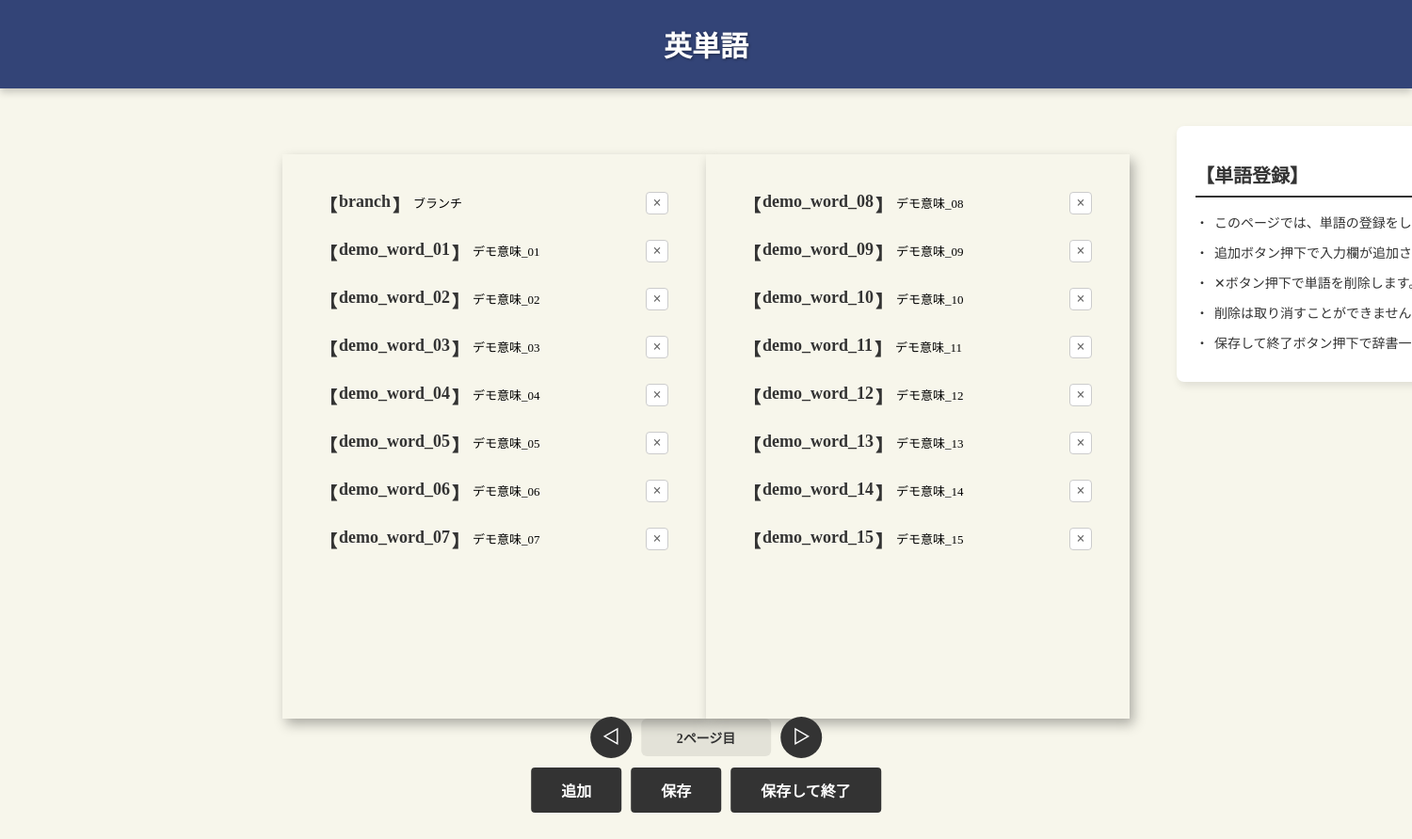
Page /add-words/1/1 on the committed database.
### app/models.py (models this page shows, shortened)
class Dictionary(db.Model):
    __tablename__ = "dictionaries"
    id = db.Column(db.Integer, primary_key=True)
    title = db.Column(db.String(100))
    cover_color = db.Column(db.String(20))
    created_at = db.Column(db.DateTime, nullable=False, default=datetime.utcnow)
    updated_at = db.Column(db.DateTime, nullable=False, default=datetime.utcnow, onupdate=datetime.utcnow)
    is_favorite = db.Column(db.Boolean, nullable=False, default=False)

class Word(db.Model):
    __tablename__ = "words"
    id = db.Column(db.Integer, primary_key=True)
    word = db.Column(db.String(100))
    definition = db.Column(db.String(100))
    line_count = db.Column(db.Integer)
    page_index = db.Column(db.Integer)
    dictionary_id = db.Column(db.Integer, db.ForeignKey("dictionaries.id", ondelete="CASCADE"), nullable=False)
    distractors =  db.relationship("Distractor", back_populates="word", cascade="all, delete-orphan")

### app/routes.py (the view)
@main.route('/add-words/<int:dictionary_id>/<int:page>')
def add_words(dictionary_id, page):
    dictionary = Dictionary.query.get(dictionary_id)
    if not dictionary:
        return redirect(url_for('main.index'))
    reflow_dictionary_words(dictionary_id)
    cover_color = dictionary.cover_color
    words = (Word.query
            .filter_by(dictionary_id=dictionary_id, page_index=page)
            .order_by(Word.id)
            .all())
    left_words = []
    right_words = []
    left_lines = 0
    right_lines = 0
    for word in words:
        lines = 1 + (word.line_count or 2)
        if left_lines + lines <= MAX_LINES_PER_PAGE:
            left_words.append(word)
            left_lines += lines
        elif right_lines + lines <= MAX_LINES_PER_PAGE:
            right_words.append(word)
            right_lines += lines
        else:
            right_words.append(word)
    return render_template('add_words.html',
                            dictionary=dictionary,
                            cover_color=cover_color,
                            page=page,
                            left_words=left_words,
                            right_words=right_words)

### app/routes.py (called while the page is built)
def reflow_dictionary_words(dictionary_id: int):
    words = Word.query.filter_by(dictionary_id=dictionary_id).order_by(Word.id).all()
    page_index = 0
    left_lines = 0
    right_lines = 0
    for word in words:
        lines = 1 + (word.line_count or 2)
        if left_lines + lines <= MAX_LINES_PER_PAGE:
            word.page_index = page_index
            left_lines += lines
        elif right_lines + lines <= MAX_LINES_PER_PAGE:
            word.page_index = page_index
            right_lines += lines
        else:
            page_index += 1
            left_lines = lines
            right_lines = 0
            word.page_index = page_index
    db.session.commit()

### app/templates/add_words.html (shortened to what this page needs)
<html lang="ja">
    <head>
        {% with title='単語登録' %}
            {% include 'head_css.html' %}
        {% endwith %}
    </head>
    <body>
        {% if dictionary %}
            <div class="dictionary-header"  style="background-color: {{ cover_color}};">
                <div class="dictionary-header-title">
                    {{ dictionary.title }}
                </div>
            </div>
            <div class="words-page-container">
                <div class="book-area">
                    <div class="page-left">
                        <div class="words-list" id="left-words-list">
                            {% for word in left_words %}
                                <div class="word-item" data-word-id="{{ word.id }}">
                                    <span class="bracket-open">【</span>
                                    <input type="text" class="word-input" value="{{ word.word }}" placeholder="単語" data-word-id="{{ word.id }}">
                                    <span class="bracket-close">】</span>
                                    <textarea class="definition-input" placeholder="意味" data-word-id="{{ word.id }}" rows="2">{{ word.definition }}</textarea>
                                    <button type="button" class="word-item-delete-btn" title="削除" aria-label="削除" data-word-id="{{ word.id }}">×</button>
                                </div>
                            {% endfor %}
                        </div>
                    </div>
                    <div class="page-right">
                        <div class="words-list" id="right-words-list">
                            {% for word in right_words %}
                                <div class="word-item" data-word-id="{{ word.id }}">
                                    <span class="bracket-open">【</span>
                                    <input type="text" class="word-input" value="{{ word.word }}" placeholder="単語" data-word-id="{{ word.id }}">
                                    <span class="bracket-close">】</span>
                                    <textarea class="definition-input" placeholder="意味" data-word-id="{{ word.id }}" rows="2">{{ word.definition }}</textarea>
                                    <button type="button" class="word-item-delete-btn" title="この単語を削除" aria-label="削除" data-word-id="{{ word.id }}">×</button>
                                </div>
                            {% endfor %}
                        </div>
                    </div>
                </div>
                <div class="notice-section right">
                    <h2>【単語登録】</h2>
                    <ul>
                        <li>このページでは、単語の登録をします。</li>
                        <li>追加ボタン押下で入力欄が追加されます。</li>
                        <li>✕ボタン押下で単語を削除します。</li>
                        <li>削除は取り消すことができません。</li>
                        <li>保存して終了ボタン押下で辞書一覧へ遷移します。</li>
                    </ul>
                </div>
            </div>
            <div class="save-exit-container">
                <div class="action-row page-row">
                    <button type="button" id="prev-page-button" class="nav-button" title="前のページ" aria-label="前のページ" {% if page == 0 %}disabled{% endif %}>◁</button>
                    <div class="page-indicator">
                        {{ page + 1 }}ページ目
                    </div>
                    <button type="button" id="next-page-button" class="nav-button" title="次のページ" aria-label="次のページ">▷</button>
                </div>
                <div class="action-row main-row">
                    <button type="button" id="add-row-button">追加</button>
                    <button type="button" id="save-button">保存</button>
                    <button type="button" id="save-exit-button">保存して終了</button>
                </div>
            </div>
        {% else %}
            <p>辞書が見つかりませんでした。</p>
        {% endif %}
    </body>
</html>

### app/static/css/common.css (style rules this page uses)
body { background-color: #F7F6EB; margin: 0; padding: 0; overflow: hidden; }
body { font-family: 'Hiragino Mincho ProN', 'Hiragino Mincho Pro', 'ヒラギノ明朝 ProN', 'ヒラギノ明朝 Pro', 'Yu Mincho', '游明朝', 'MS 明朝', 'MS Mincho', serif; }
body { font-size: 14px; }
body { color: #333333; }
button { background-color: #333333; color: #ffffff; padding: 10px 20px; border-radius: 5px; border: none; cursor: pointer; font-family: 'Hiragino Mincho ProN', 'Hiragino Mincho Pro', 'ヒラギノ明朝 ProN', 'ヒラギノ明朝 Pro', 'Yu Mincho', '游明朝', 'MS 明朝', 'MS Mincho', serif; font-size: 14px; font-weight: bold; text-align: center; }

### rows in the picture
Dictionary: title "英単語"
Word: word "branch", id "ブランチ"
Word: word "demo_word_01", id "デモ意味_01"
Word: word "demo_word_02", id "デモ意味_02"
Word: word "demo_word_03", id "デモ意味_03"
Word: word "demo_word_04", id "デモ意味_04"
Word: word "demo_word_05", id "デモ意味_05"
Word: word "demo_word_06", id "デモ意味_06"
Word: word "demo_word_07", id "デモ意味_07"
Word: word "demo_word_08", id "デモ意味_08"
Word: word "demo_word_09", id "デモ意味_09"
Word: word "demo_word_10", id "デモ意味_10"
Word: word "demo_word_11", id "デモ意味_11"
Word: word "demo_word_12", id "デモ意味_12"
Word: word "demo_word_13", id "デモ意味_13"
Word: word "demo_word_14", id "デモ意味_14"
Word: word "demo_word_15", id "デモ意味_15"

### other values in the picture
{{ page + 1 }} "2"
